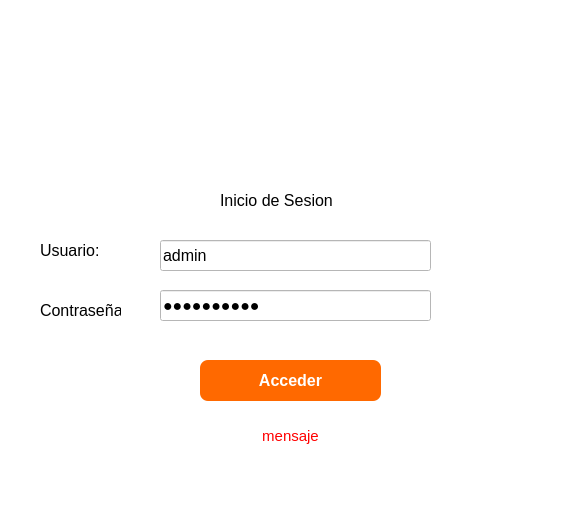
<?xml version="1.0" encoding="UTF-8"?>
<ui version="4.0">
 <class>formLogin</class>
 <widget class="QDialog" name="formLogin">
  <property name="geometry">
   <rect>
    <x>0</x>
    <y>0</y>
    <width>571</width>
    <height>506</height>
   </rect>
  </property>
  <property name="windowTitle">
   <string>Inicio de Sesion</string>
  </property>
  <property name="styleSheet">
   <string notr="true">background-color: rgb(255, 255, 255);</string>
  </property>
  <widget class="QLabel" name="label_2">
   <property name="geometry">
    <rect>
     <x>220</x>
     <y>190</y>
     <width>121</width>
     <height>21</height>
    </rect>
   </property>
   <property name="font">
    <font>
     <pointsize>12</pointsize>
    </font>
   </property>
   <property name="text">
    <string>Inicio de Sesion</string>
   </property>
  </widget>
  <widget class="QLabel" name="label_3">
   <property name="geometry">
    <rect>
     <x>40</x>
     <y>240</y>
     <width>81</width>
     <height>21</height>
    </rect>
   </property>
   <property name="font">
    <font>
     <pointsize>12</pointsize>
    </font>
   </property>
   <property name="text">
    <string>Usuario:</string>
   </property>
  </widget>
  <widget class="QLabel" name="label_4">
   <property name="geometry">
    <rect>
     <x>40</x>
     <y>300</y>
     <width>81</width>
     <height>21</height>
    </rect>
   </property>
   <property name="font">
    <font>
     <pointsize>12</pointsize>
    </font>
   </property>
   <property name="text">
    <string>Contraseña:</string>
   </property>
  </widget>
  <widget class="QLineEdit" name="txtUsuario">
   <property name="geometry">
    <rect>
     <x>160</x>
     <y>240</y>
     <width>271</width>
     <height>31</height>
    </rect>
   </property>
   <property name="font">
    <font>
     <pointsize>12</pointsize>
    </font>
   </property>
   <property name="styleSheet">
    <string notr="true"/>
   </property>
   <property name="text">
    <string>admin</string>
   </property>
   <property name="placeholderText">
    <string>Ingrese su usuario</string>
   </property>
  </widget>
  <widget class="QLineEdit" name="txtClave">
   <property name="geometry">
    <rect>
     <x>160</x>
     <y>290</y>
     <width>271</width>
     <height>31</height>
    </rect>
   </property>
   <property name="font">
    <font>
     <pointsize>12</pointsize>
    </font>
   </property>
   <property name="text">
    <string>admin2050.</string>
   </property>
   <property name="echoMode">
    <enum>QLineEdit::Password</enum>
   </property>
   <property name="placeholderText">
    <string>Ingrese su contraseña</string>
   </property>
  </widget>
  <widget class="QPushButton" name="btnAcceder">
   <property name="geometry">
    <rect>
     <x>200</x>
     <y>360</y>
     <width>181</width>
     <height>41</height>
    </rect>
   </property>
   <property name="font">
    <font>
     <pointsize>12</pointsize>
     <bold>true</bold>
    </font>
   </property>
   <property name="cursor">
    <cursorShape>PointingHandCursor</cursorShape>
   </property>
   <property name="styleSheet">
    <string notr="true">background-color: rgb(255, 105, 0);
color: rgb(255, 255, 255);
border-radius:8px;</string>
   </property>
   <property name="text">
    <string>Acceder</string>
   </property>
  </widget>
  <widget class="QLabel" name="lblMensaje">
   <property name="geometry">
    <rect>
     <x>100</x>
     <y>420</y>
     <width>381</width>
     <height>31</height>
    </rect>
   </property>
   <property name="font">
    <font>
     <pointsize>11</pointsize>
    </font>
   </property>
   <property name="styleSheet">
    <string notr="true">color: rgb(255, 0, 0);</string>
   </property>
   <property name="text">
    <string>mensaje</string>
   </property>
   <property name="alignment">
    <set>Qt::AlignCenter</set>
   </property>
  </widget>
  <widget class="QLabel" name="label">
   <property name="geometry">
    <rect>
     <x>130</x>
     <y>70</y>
     <width>311</width>
     <height>111</height>
    </rect>
   </property>
   <property name="text">
    <string/>
   </property>
   <property name="pixmap">
    <pixmap>../logo.png</pixmap>
   </property>
  </widget>
 </widget>
 <resources>
  <include location="../imagenes.qrc"/>
 </resources>
 <connections/>
</ui>
